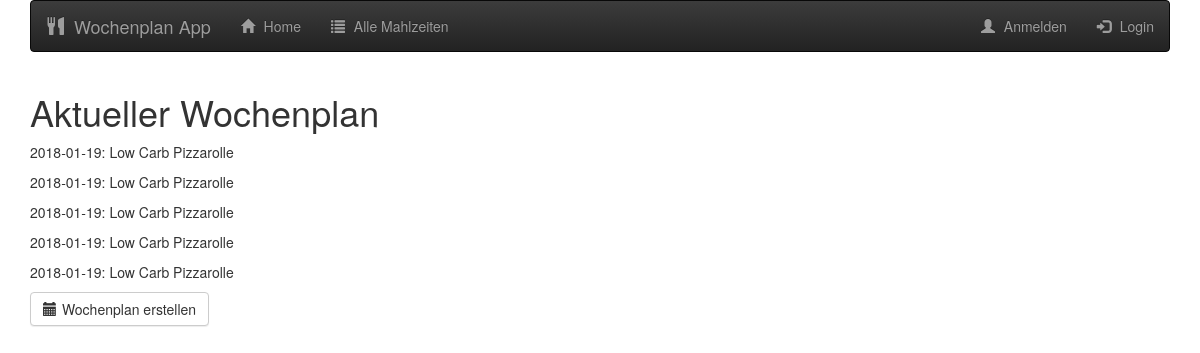
The page /home on the database its author committed.
### database_setup.py (models this page shows)
class Weekmeals(Base):
    __tablename__ = 'weekmeals'
    __table_args__ = {'extend_existing': True}
    id = Column(Integer, primary_key=True)
    name = Column(String(250), nullable=False)
    meal_date = Column(Date)
    receipt = Column(String)
    veggie = Column(Boolean)
    portions = Column(Integer)

### weekplan_server.py (the view)
@app.route('/', methods=['GET', 'POST'])
@app.route('/home')
def weekplan():
    week_meals = session.query(Weekmeals).all()
    return render_template('week_plan.html', week_meals=week_meals)

### templates/week_plan.html
{% extends "main.html" %}
{% block content %}
{% include "header.html" %}
<div class="container">
      <h1>Aktueller Wochenplan</h1>
  {% for menu in week_meals %}
      <p>{{menu.meal_date}}:  {{menu.name}}</p>
  {% endfor %}
    <form action="{{url_for('choose_date')}}">
        <button type="submit" class="btn btn-default" value="create_plan">
          <span class="glyphicon glyphicon-calendar" aria-hidden="true"></span>Wochenplan erstellen
        </button>
    </form>
</div>
{% endblock %}

### static/style/styles.css (style rules this page uses)
h1 { font-family: "Helvetica Neue Light", Roboto, Helvetica, Arial, sans-serif; font-size: 50px; color: #51453B; line-height: 60px; font-weight: 300; }
.btn { padding: 10px; margin: 0; border-color: #9FB80A; border-width: 2px; color: #9FB80A;; }
.glyphicon { margin-right: 5px; }

### rows shown on the page
Weekmeals: meal_date "2018-01-19", name "Low Carb Pizzarolle"
Weekmeals: meal_date "2018-01-19", name "Low Carb Pizzarolle"
Weekmeals: meal_date "2018-01-19", name "Low Carb Pizzarolle"
Weekmeals: meal_date "2018-01-19", name "Low Carb Pizzarolle"
Weekmeals: meal_date "2018-01-19", name "Low Carb Pizzarolle"
